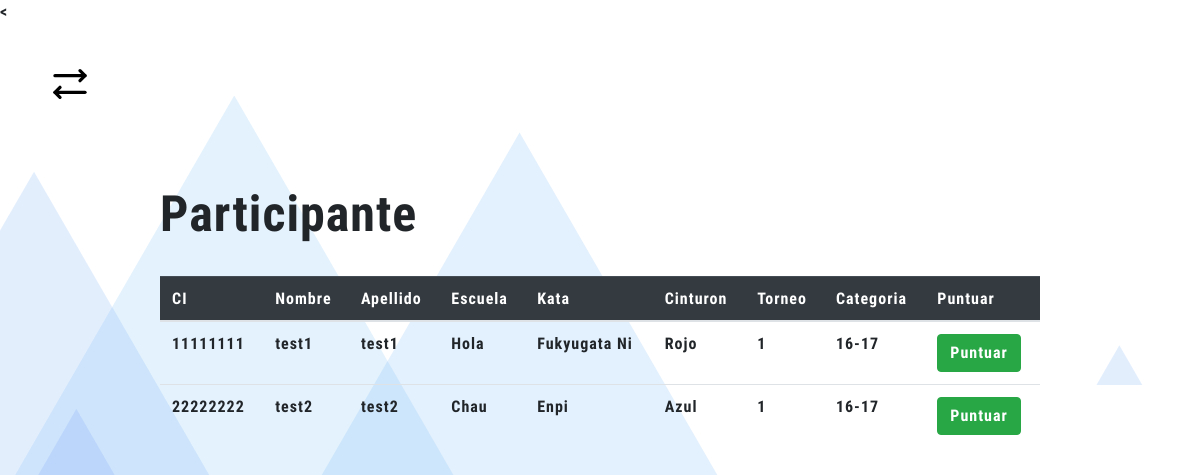
Screenshot of /index.php?c=puntaje&a=homeJuez (signed in) with the database file from the repository.
### tables this page shows
CREATE TABLE `participante` (
  `CI` int(8) NOT NULL,
  `Escuela` varchar(255) DEFAULT NULL,
  `GeneroP` enum('Masculino','Femenino') DEFAULT NULL,
  `CI_C` int(8) DEFAULT NULL
);

CREATE TABLE `persona` (
  `CI` int(8) NOT NULL,
  `Nombre` varchar(50) DEFAULT NULL,
  `Apellido` varchar(50) DEFAULT NULL,
  `Correo` varchar(255) DEFAULT NULL,
  `Fnac` date DEFAULT NULL
);

CREATE TABLE `kata` (
  `idKata` int(11) NOT NULL,
  `nombreKata` varchar(255) DEFAULT NULL
);

CREATE TABLE `participar` (
  `idCompite` int(11) NOT NULL,
  `Ronda` int(11) DEFAULT NULL,
  `Cinturon` enum('Azul','Rojo') DEFAULT NULL,
  `CI_P` int(8) DEFAULT NULL,
  `idTorneo` int(11) DEFAULT NULL,
  `idCategoria` int(11) DEFAULT NULL,
  `Compite` int(11) DEFAULT NULL
);

CREATE TABLE `categoria` (
  `idCategoria` int(11) NOT NULL,
  `GeneroC` enum('Masculino','Femenino') DEFAULT NULL,
  `Equipo` enum('Individual','Grupal') DEFAULT NULL,
  `Edad` enum('12-13','14-15','16-17','Mayores') DEFAULT NULL
);

### controllers/puntaje.php (called while the page is built, shortened)
<?php
class puntajeController
{
    public function __construct()
    {
        require_once "models/puntajeModel.php";
    }
    public function homeJuez()
    {
        $user = new  puntaje_Model();
        $participanteData = $user->get_participante();
        require_once "views/juez/homeJuez.php";
    }
}

### config/database.php (called while the page is built)
<?php
	class Conectar {
		public static function conexion(){
			$conexion = new mysqli("127.0.0.1", "root", "", "cukscorea");
			return $conexion;
		}
	}
?>

### models/puntajeModel.php (called while the page is built, shortened)
<?php
class puntaje_model
{
    private $db;
    private $participante;
    public function __construct()
    {
        $this->db = Conectar::conexion();
        $this->participante = array();
    }
    public function get_participante()
    {
        $sql = "SELECT PA.CI, P.Nombre, P.Apellido, PA.Escuela, K.nombreKata, K.idKata, PAR.Cinturon, PAR.idTorneo, C.Edad, C.idCategoria
        FROM participante PA
        JOIN persona P ON P.CI = PA.CI
        JOIN participar PAR ON PAR.CI_P = PA.CI
        JOIN categoria C ON C.idCategoria = PAR.idCategoria
		JOIN tiene T ON T.CI_P = PA.CI
        JOIN kata K ON K.idKata = T.idKata";
        $resultado = $this->db->query($sql);
        while ($row = $resultado->fetch_assoc()) {
            $this->participante[] = $row;
        }
        return $this->participante;
    }
}

### views/juez/homeJuez.php (the view, shortened to what this page needs)
?> <!DOCTYPE html>
<html lang="es">
<head>
    <link rel="stylesheet" href="assets/css/bootstrap.min.css">
    <link rel="stylesheet" href="assets/css/style.css">
</head>
<body>
    <header>
        <div class="icono-menu">
            <img src="assets/img/flechaDoble.svg" alt="flechas" id="icono-menu">
        </div>
    </header>
    <main class="home">
        <section class="formatoTablas visible" id="inicioParticipante">
        <section class="formato">
            <div class="nombreTabla">
                <h3>Participante</h3>
            </div>
            <div class="table-responsive">
                <table class="table">
                    <thead class="table-dark align-middle">
                        <tr>
                            <th>CI</th>
                            <th>Nombre</th>
                            <th>Apellido</th>
                            <th>Escuela</th>
                            <th>Kata</th>
                            <th>Cinturon</th>
                            <th>Torneo</th>
                            <th>Categoria</th>
                            <th>Puntuar</th>
                        </tr>
                    </thead>
                    <tbody>
                        <?php
                        foreach ($participanteData as $participante) {
                            echo "<tr>";
                            echo "<td>{$participante['CI']}</td>";
                            echo "<td>{$participante['Nombre']}</td>";
                            echo "<td>{$participante['Apellido']}</td>";
                            echo "<td>{$participante['Escuela']}</td>";
                            echo "<td>{$participante['nombreKata']}</td>";
                            echo "<td>{$participante['Cinturon']}</td>";
                            echo "<td>{$participante['idTorneo']}</td>";
                            echo "<td>{$participante['Edad']}</td>";
                            echo "<td><a href='index.php?c=puntaje&a=vistaPuntuar&id=" . $participante["CI"] . "' class='btn btn-success'>Puntuar</a></td>";
                            echo "</tr>";
                        }
                        ?>
                    </tbody>
                </table>
            </div>
        </section>
        </section>
    </main>
</body>
</html>

### assets/css/style.css (style rules this page uses)
* { margin: 0; padding: 0; box-sizing: border-box; }
html, body { background: url("../img/Fondo.jpg"); background-repeat: no-repeat; margin: 0px; padding: 0px; overflow-x: hidden; font-family: 'Roboto Condensed'; letter-spacing: 1px; }
.icono-menu { margin: 40px 50px; position: relative; z-index: 10000; }
.icono-menu img { vertical-align: top; width: 40px; cursor: pointer; }
.home { display: flex; align-items: center; justify-content: center; }
.formatoTablas { width: 80%; }
.table-responsive { overflow: auto; max-height: 400px; }
.formato { padding: 2.5em; }
.nombreTabla { margin-bottom: 2em; }
.nombreTabla h3 { font-size: 50px; }
.visible { display: block; }

### rows the page displays
participante: CI "11111111", CI.Nombre "test1", CI.Apellido "test1", Escuela "Hola", kata.nombreKata "Fukyugata Ni", participar.Cinturon "Rojo", participar.idTorneo "1", categoria.Edad "16-17"
participante: CI "22222222", CI.Nombre "test2", CI.Apellido "test2", Escuela "Chau", kata.nombreKata "Enpi", participar.Cinturon "Azul", participar.idTorneo "1", categoria.Edad "16-17"
